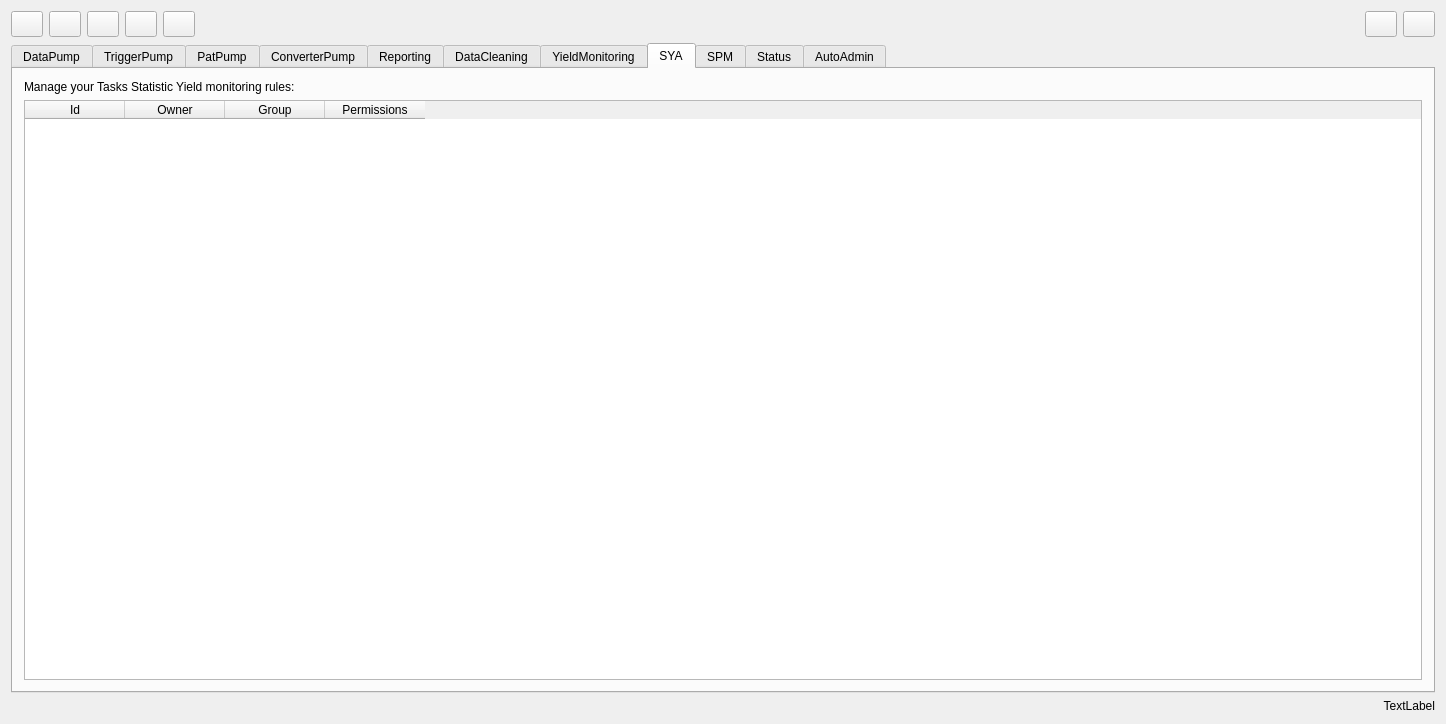
<?xml version="1.0" encoding="UTF-8"?>
<ui version="4.0">
 <class>monitor_scheduler_basedialog</class>
 <widget class="QWidget" name="monitor_scheduler_basedialog">
  <property name="geometry">
   <rect>
    <x>0</x>
    <y>0</y>
    <width>1446</width>
    <height>724</height>
   </rect>
  </property>
  <property name="sizePolicy">
   <sizepolicy hsizetype="Preferred" vsizetype="Preferred">
    <horstretch>0</horstretch>
    <verstretch>0</verstretch>
   </sizepolicy>
  </property>
  <property name="windowTitle">
   <string>Schedule: Product Yield Monitoring</string>
  </property>
  <property name="windowIcon">
   <iconset resource="gex.qrc">
    <normaloff>:/gex/icons/gex_application_48x48.png</normaloff>:/gex/icons/gex_application_48x48.png</iconset>
  </property>
  <property name="autoFillBackground">
   <bool>true</bool>
  </property>
  <layout class="QGridLayout" name="gridLayout_3">
   <item row="0" column="0">
    <layout class="QVBoxLayout" name="verticalLayout">
     <item>
      <layout class="QHBoxLayout" name="horizontalLayout_2">
       <item>
        <widget class="QPushButton" name="buttonNewTask">
         <property name="sizePolicy">
          <sizepolicy hsizetype="Fixed" vsizetype="Fixed">
           <horstretch>0</horstretch>
           <verstretch>0</verstretch>
          </sizepolicy>
         </property>
         <property name="minimumSize">
          <size>
           <width>32</width>
           <height>26</height>
          </size>
         </property>
         <property name="maximumSize">
          <size>
           <width>32</width>
           <height>26</height>
          </size>
         </property>
         <property name="toolTip">
          <string>Add new rule</string>
         </property>
         <property name="text">
          <string/>
         </property>
         <property name="icon">
          <iconset resource="../gex.qrc">
           <normaloff>:/gex/icons/script_new.png</normaloff>:/gex/icons/script_new.png</iconset>
         </property>
         <property name="iconSize">
          <size>
           <width>32</width>
           <height>32</height>
          </size>
         </property>
        </widget>
       </item>
       <item>
        <widget class="QPushButton" name="buttonTaskProperties">
         <property name="sizePolicy">
          <sizepolicy hsizetype="Fixed" vsizetype="Fixed">
           <horstretch>0</horstretch>
           <verstretch>0</verstretch>
          </sizepolicy>
         </property>
         <property name="minimumSize">
          <size>
           <width>32</width>
           <height>26</height>
          </size>
         </property>
         <property name="maximumSize">
          <size>
           <width>32</width>
           <height>26</height>
          </size>
         </property>
         <property name="focusPolicy">
          <enum>Qt::TabFocus</enum>
         </property>
         <property name="toolTip">
          <string>Edit selected rule</string>
         </property>
         <property name="text">
          <string/>
         </property>
         <property name="icon">
          <iconset resource="../gex.qrc">
           <normaloff>:/gex/icons/properties.png</normaloff>:/gex/icons/properties.png</iconset>
         </property>
         <property name="iconSize">
          <size>
           <width>32</width>
           <height>32</height>
          </size>
         </property>
        </widget>
       </item>
       <item>
        <widget class="QPushButton" name="buttonDuplicateTask">
         <property name="sizePolicy">
          <sizepolicy hsizetype="Fixed" vsizetype="Fixed">
           <horstretch>0</horstretch>
           <verstretch>0</verstretch>
          </sizepolicy>
         </property>
         <property name="minimumSize">
          <size>
           <width>32</width>
           <height>26</height>
          </size>
         </property>
         <property name="maximumSize">
          <size>
           <width>32</width>
           <height>26</height>
          </size>
         </property>
         <property name="sizeIncrement">
          <size>
           <width>32</width>
           <height>26</height>
          </size>
         </property>
         <property name="toolTip">
          <string>Duplicate selected rule...</string>
         </property>
         <property name="text">
          <string/>
         </property>
         <property name="icon">
          <iconset resource="../gex.qrc">
           <normaloff>:/gex/icons/copy.png</normaloff>:/gex/icons/copy.png</iconset>
         </property>
         <property name="iconSize">
          <size>
           <width>32</width>
           <height>32</height>
          </size>
         </property>
        </widget>
       </item>
       <item>
        <widget class="QPushButton" name="buttonRunTask">
         <property name="sizePolicy">
          <sizepolicy hsizetype="Fixed" vsizetype="Fixed">
           <horstretch>0</horstretch>
           <verstretch>0</verstretch>
          </sizepolicy>
         </property>
         <property name="minimumSize">
          <size>
           <width>32</width>
           <height>26</height>
          </size>
         </property>
         <property name="maximumSize">
          <size>
           <width>32</width>
           <height>26</height>
          </size>
         </property>
         <property name="toolTip">
          <string>Execute task now!</string>
         </property>
         <property name="text">
          <string/>
         </property>
         <property name="icon">
          <iconset resource="../gex.qrc">
           <normaloff>:/gex/icons/script_run.png</normaloff>:/gex/icons/script_run.png</iconset>
         </property>
         <property name="iconSize">
          <size>
           <width>32</width>
           <height>32</height>
          </size>
         </property>
        </widget>
       </item>
       <item>
        <widget class="QPushButton" name="buttonDeleteTask">
         <property name="sizePolicy">
          <sizepolicy hsizetype="Fixed" vsizetype="Fixed">
           <horstretch>0</horstretch>
           <verstretch>0</verstretch>
          </sizepolicy>
         </property>
         <property name="minimumSize">
          <size>
           <width>32</width>
           <height>26</height>
          </size>
         </property>
         <property name="maximumSize">
          <size>
           <width>32</width>
           <height>26</height>
          </size>
         </property>
         <property name="toolTip">
          <string>Discard selected rule</string>
         </property>
         <property name="text">
          <string/>
         </property>
         <property name="icon">
          <iconset resource="../gex.qrc">
           <normaloff>:/gex/icons/file_remove.png</normaloff>:/gex/icons/file_remove.png</iconset>
         </property>
         <property name="iconSize">
          <size>
           <width>32</width>
           <height>32</height>
          </size>
         </property>
        </widget>
       </item>
       <item>
        <spacer name="horizontalSpacerTasks">
         <property name="orientation">
          <enum>Qt::Horizontal</enum>
         </property>
         <property name="sizeHint" stdset="0">
          <size>
           <width>808</width>
           <height>23</height>
          </size>
         </property>
        </spacer>
       </item>
       <item>
        <widget class="QPushButton" name="buttonRunScheduler">
         <property name="sizePolicy">
          <sizepolicy hsizetype="Fixed" vsizetype="Fixed">
           <horstretch>0</horstretch>
           <verstretch>0</verstretch>
          </sizepolicy>
         </property>
         <property name="minimumSize">
          <size>
           <width>32</width>
           <height>26</height>
          </size>
         </property>
         <property name="maximumSize">
          <size>
           <width>32</width>
           <height>26</height>
          </size>
         </property>
         <property name="toolTip">
          <string>Run Scheduler</string>
         </property>
         <property name="text">
          <string/>
         </property>
         <property name="icon">
          <iconset resource="../gex.qrc">
           <normaloff>:/gex/icons/start_service.png</normaloff>:/gex/icons/start_service.png</iconset>
         </property>
         <property name="iconSize">
          <size>
           <width>24</width>
           <height>24</height>
          </size>
         </property>
         <property name="checkable">
          <bool>true</bool>
         </property>
        </widget>
       </item>
       <item>
        <widget class="QPushButton" name="buttonPauseScheduler">
         <property name="sizePolicy">
          <sizepolicy hsizetype="Fixed" vsizetype="Fixed">
           <horstretch>0</horstretch>
           <verstretch>0</verstretch>
          </sizepolicy>
         </property>
         <property name="minimumSize">
          <size>
           <width>32</width>
           <height>26</height>
          </size>
         </property>
         <property name="maximumSize">
          <size>
           <width>32</width>
           <height>26</height>
          </size>
         </property>
         <property name="toolTip">
          <string>Stop Scheduler</string>
         </property>
         <property name="text">
          <string/>
         </property>
         <property name="icon">
          <iconset resource="../gex.qrc">
           <normaloff>:/gex/icons/stop_service.png</normaloff>:/gex/icons/stop_service.png</iconset>
         </property>
         <property name="iconSize">
          <size>
           <width>32</width>
           <height>32</height>
          </size>
         </property>
         <property name="checkable">
          <bool>true</bool>
         </property>
        </widget>
       </item>
      </layout>
     </item>
     <item>
      <widget class="QTabWidget" name="tabWidget">
       <property name="font">
        <font>
         <weight>50</weight>
         <italic>false</italic>
         <bold>false</bold>
         <underline>false</underline>
         <strikeout>false</strikeout>
         <stylestrategy>PreferDefault</stylestrategy>
         <kerning>true</kerning>
        </font>
       </property>
       <property name="mouseTracking">
        <bool>false</bool>
       </property>
       <property name="currentIndex">
        <number>7</number>
       </property>
       <property name="elideMode">
        <enum>Qt::ElideRight</enum>
       </property>
       <widget class="QWidget" name="tabTasksDataPump">
        <attribute name="icon">
         <iconset resource="../gex.qrc">
          <normaloff>:/gex/icons/folder_insertion.png</normaloff>:/gex/icons/folder_insertion.png</iconset>
        </attribute>
        <attribute name="title">
         <string>DataPump</string>
        </attribute>
        <attribute name="toolTip">
         <string>Create monitoring tasks datapump</string>
        </attribute>
        <layout class="QGridLayout" name="gridLayoutDataPump">
         <item row="0" column="0">
          <widget class="QLabel" name="textLabelTasksDataPump">
           <property name="maximumSize">
            <size>
             <width>32767</width>
             <height>32767</height>
            </size>
           </property>
           <property name="text">
            <string>Manage your Tasks DataPump monitoring rules:</string>
           </property>
           <property name="alignment">
            <set>Qt::AlignVCenter</set>
           </property>
           <property name="wordWrap">
            <bool>true</bool>
           </property>
          </widget>
         </item>
         <item row="1" column="0">
          <widget class="QTableWidget" name="tableWidgetTasksListDataPump">
           <property name="styleSheet">
            <string notr="true">selection-background-color: rgb(222, 222, 222);</string>
           </property>
           <property name="selectionMode">
            <enum>QAbstractItemView::SingleSelection</enum>
           </property>
           <property name="selectionBehavior">
            <enum>QAbstractItemView::SelectRows</enum>
           </property>
           <column>
            <property name="text">
             <string>Id</string>
            </property>
           </column>
           <column>
            <property name="text">
             <string>Owner</string>
            </property>
           </column>
           <column>
            <property name="text">
             <string>Group</string>
            </property>
           </column>
           <column>
            <property name="text">
             <string>Permissions</string>
            </property>
           </column>
          </widget>
         </item>
        </layout>
       </widget>
       <widget class="QWidget" name="tabTasksTriggerSya">
        <attribute name="icon">
         <iconset resource="../gex.qrc">
          <normaloff>:/gex/icons/folder_script.png</normaloff>:/gex/icons/folder_script.png</iconset>
        </attribute>
        <attribute name="title">
         <string>TriggerPump</string>
        </attribute>
        <attribute name="toolTip">
         <string>Create SYA trigger tasks datapump</string>
        </attribute>
        <layout class="QGridLayout" name="gridLayoutTriggerSya">
         <item row="0" column="0">
          <widget class="QLabel" name="textLabelTasksTriggerSya">
           <property name="maximumSize">
            <size>
             <width>32767</width>
             <height>32767</height>
            </size>
           </property>
           <property name="text">
            <string>Manage your Tasks SYA Trigger monitoring rules:</string>
           </property>
           <property name="alignment">
            <set>Qt::AlignVCenter</set>
           </property>
           <property name="wordWrap">
            <bool>true</bool>
           </property>
          </widget>
         </item>
         <item row="1" column="0">
          <widget class="QTableWidget" name="tableWidgetTasksListTriggerSya">
           <property name="styleSheet">
            <string notr="true">selection-background-color: rgb(222, 222, 222);</string>
           </property>
           <property name="selectionMode">
            <enum>QAbstractItemView::SingleSelection</enum>
           </property>
           <property name="selectionBehavior">
            <enum>QAbstractItemView::SelectRows</enum>
           </property>
           <column>
            <property name="text">
             <string>Id</string>
            </property>
           </column>
           <column>
            <property name="text">
             <string>Owner</string>
            </property>
           </column>
           <column>
            <property name="text">
             <string>Group</string>
            </property>
           </column>
           <column>
            <property name="text">
             <string>Permissions</string>
            </property>
           </column>
          </widget>
         </item>
        </layout>
       </widget>
       <widget class="QWidget" name="tabTasksTriggerPat">
        <attribute name="icon">
         <iconset resource="../gex.qrc">
          <normaloff>:/gex/icons/folder_script.png</normaloff>:/gex/icons/folder_script.png</iconset>
        </attribute>
        <attribute name="title">
         <string>PatPump</string>
        </attribute>
        <attribute name="toolTip">
         <string>Create Pat trigger tasks datapump</string>
        </attribute>
        <layout class="QGridLayout" name="gridLayoutTriggerPat">
         <item row="0" column="0">
          <widget class="QLabel" name="textLabelTasksTriggerPat">
           <property name="maximumSize">
            <size>
             <width>32767</width>
             <height>32767</height>
            </size>
           </property>
           <property name="text">
            <string>Manage your Tasks Pat Trigger monitoring rules:</string>
           </property>
           <property name="alignment">
            <set>Qt::AlignVCenter</set>
           </property>
           <property name="wordWrap">
            <bool>true</bool>
           </property>
          </widget>
         </item>
         <item row="1" column="0">
          <widget class="QTableWidget" name="tableWidgetTasksListTriggerPat">
           <property name="styleSheet">
            <string notr="true">selection-background-color: rgb(222, 222, 222);</string>
           </property>
           <property name="selectionMode">
            <enum>QAbstractItemView::SingleSelection</enum>
           </property>
           <property name="selectionBehavior">
            <enum>QAbstractItemView::SelectRows</enum>
           </property>
           <column>
            <property name="text">
             <string>Id</string>
            </property>
           </column>
           <column>
            <property name="text">
             <string>Owner</string>
            </property>
           </column>
           <column>
            <property name="text">
             <string>Group</string>
            </property>
           </column>
           <column>
            <property name="text">
             <string>Permissions</string>
            </property>
           </column>
          </widget>
         </item>
        </layout>
       </widget>
       <widget class="QWidget" name="tabTasksConverter">
        <attribute name="icon">
         <iconset resource="../gex.qrc">
          <normaloff>:/gex/icons/folder_convert.png</normaloff>:/gex/icons/folder_convert.png</iconset>
        </attribute>
        <attribute name="title">
         <string>ConverterPump</string>
        </attribute>
        <attribute name="toolTip">
         <string>Create monitoring tasks Converter</string>
        </attribute>
        <layout class="QGridLayout" name="gridLayoutConverter">
         <item row="0" column="0">
          <widget class="QLabel" name="textLabelTasksConverter">
           <property name="maximumSize">
            <size>
             <width>32767</width>
             <height>32767</height>
            </size>
           </property>
           <property name="text">
            <string>Manage your Tasks Converter monitoring rules:</string>
           </property>
           <property name="alignment">
            <set>Qt::AlignVCenter</set>
           </property>
           <property name="wordWrap">
            <bool>true</bool>
           </property>
          </widget>
         </item>
         <item row="1" column="0">
          <widget class="QTableWidget" name="tableWidgetTasksListConverter">
           <property name="styleSheet">
            <string notr="true">selection-background-color: rgb(222, 222, 222);</string>
           </property>
           <property name="selectionMode">
            <enum>QAbstractItemView::SingleSelection</enum>
           </property>
           <property name="selectionBehavior">
            <enum>QAbstractItemView::SelectRows</enum>
           </property>
           <column>
            <property name="text">
             <string>Id</string>
            </property>
           </column>
           <column>
            <property name="text">
             <string>Owner</string>
            </property>
           </column>
           <column>
            <property name="text">
             <string>Group</string>
            </property>
           </column>
           <column>
            <property name="text">
             <string>Permissions</string>
            </property>
           </column>
          </widget>
         </item>
        </layout>
       </widget>
       <widget class="QWidget" name="tabTasksReporting">
        <attribute name="icon">
         <iconset resource="../gex.qrc">
          <normaloff>:/gex/icons/reporting_task.png</normaloff>:/gex/icons/reporting_task.png</iconset>
        </attribute>
        <attribute name="title">
         <string>Reporting</string>
        </attribute>
        <attribute name="toolTip">
         <string>Create monitoring tasks Reporting</string>
        </attribute>
        <layout class="QGridLayout" name="gridLayoutReporting">
         <item row="0" column="0">
          <widget class="QLabel" name="textLabelTasksReporting">
           <property name="maximumSize">
            <size>
             <width>32767</width>
             <height>32767</height>
            </size>
           </property>
           <property name="text">
            <string>Manage your Tasks Reporting monitoring rules:</string>
           </property>
           <property name="alignment">
            <set>Qt::AlignVCenter</set>
           </property>
           <property name="wordWrap">
            <bool>true</bool>
           </property>
          </widget>
         </item>
         <item row="1" column="0">
          <widget class="QTableWidget" name="tableWidgetTasksListReporting">
           <property name="styleSheet">
            <string notr="true">selection-background-color: rgb(222, 222, 222);</string>
           </property>
           <property name="selectionMode">
            <enum>QAbstractItemView::SingleSelection</enum>
           </property>
           <property name="selectionBehavior">
            <enum>QAbstractItemView::SelectRows</enum>
           </property>
           <column>
            <property name="text">
             <string>Id</string>
            </property>
           </column>
           <column>
            <property name="text">
             <string>Owner</string>
            </property>
           </column>
           <column>
            <property name="text">
             <string>Group</string>
            </property>
           </column>
           <column>
            <property name="text">
             <string>Permissions</string>
            </property>
           </column>
          </widget>
         </item>
        </layout>
       </widget>
       <widget class="QWidget" name="tabTasksOutlierRemoval">
        <attribute name="icon">
         <iconset resource="../gex.qrc">
          <normaloff>:/gex/icons/options_outlier.png</normaloff>:/gex/icons/options_outlier.png</iconset>
        </attribute>
        <attribute name="title">
         <string>DataCleaning</string>
        </attribute>
        <attribute name="toolTip">
         <string>Create monitoring tasks Removing Data Points</string>
        </attribute>
        <layout class="QGridLayout" name="gridLayoutOutlierRemoval">
         <item row="0" column="0">
          <widget class="QLabel" name="textLabelTasksOutlierRemoval">
           <property name="maximumSize">
            <size>
             <width>32767</width>
             <height>32767</height>
            </size>
           </property>
           <property name="text">
            <string>Manage your Tasks DataCleaning monitoring rules:</string>
           </property>
           <property name="alignment">
            <set>Qt::AlignVCenter</set>
           </property>
           <property name="wordWrap">
            <bool>true</bool>
           </property>
          </widget>
         </item>
         <item row="1" column="0">
          <widget class="QTableWidget" name="tableWidgetTasksListOutlierRemoval">
           <property name="styleSheet">
            <string notr="true">selection-background-color: rgb(222, 222, 222);</string>
           </property>
           <property name="selectionMode">
            <enum>QAbstractItemView::SingleSelection</enum>
           </property>
           <property name="selectionBehavior">
            <enum>QAbstractItemView::SelectRows</enum>
           </property>
           <column>
            <property name="text">
             <string>Id</string>
            </property>
           </column>
           <column>
            <property name="text">
             <string>Owner</string>
            </property>
           </column>
           <column>
            <property name="text">
             <string>Group</string>
            </property>
           </column>
           <column>
            <property name="text">
             <string>Permissions</string>
            </property>
           </column>
          </widget>
         </item>
        </layout>
       </widget>
       <widget class="QWidget" name="tabTasksYield">
        <attribute name="icon">
         <iconset resource="../gex.qrc">
          <normaloff>:/gex/icons/mo_yield_monitoring.png</normaloff>:/gex/icons/mo_yield_monitoring.png</iconset>
        </attribute>
        <attribute name="title">
         <string>YieldMonitoring</string>
        </attribute>
        <attribute name="toolTip">
         <string>Create Yield Limits Monitoring on given products</string>
        </attribute>
        <layout class="QGridLayout" name="gridLayout">
         <item row="0" column="0">
          <widget class="QLabel" name="textLabelTasksYield">
           <property name="maximumSize">
            <size>
             <width>32767</width>
             <height>32767</height>
            </size>
           </property>
           <property name="text">
            <string>Manage your Tasks Yield monitoring rules:</string>
           </property>
           <property name="alignment">
            <set>Qt::AlignVCenter</set>
           </property>
           <property name="wordWrap">
            <bool>true</bool>
           </property>
          </widget>
         </item>
         <item row="1" column="0">
          <widget class="QTableWidget" name="tableWidgetTasksListYieldLimits">
           <property name="styleSheet">
            <string notr="true">selection-background-color: rgb(222, 222, 222);</string>
           </property>
           <property name="selectionMode">
            <enum>QAbstractItemView::SingleSelection</enum>
           </property>
           <property name="selectionBehavior">
            <enum>QAbstractItemView::SelectRows</enum>
           </property>
           <column>
            <property name="text">
             <string>Id</string>
            </property>
           </column>
           <column>
            <property name="text">
             <string>Owner</string>
            </property>
           </column>
           <column>
            <property name="text">
             <string>Group</string>
            </property>
           </column>
           <column>
            <property name="text">
             <string>Permissions</string>
            </property>
           </column>
          </widget>
         </item>
        </layout>
       </widget>
       <widget class="QWidget" name="tabTasksSya">
        <attribute name="icon">
         <iconset resource="../gex.qrc">
          <normaloff>:/gex/icons/sya_task.png</normaloff>:/gex/icons/sya_task.png</iconset>
        </attribute>
        <attribute name="title">
         <string>SYA</string>
        </attribute>
        <attribute name="toolTip">
         <string>Create Statistic Yield Monitoring on given products</string>
        </attribute>
        <layout class="QGridLayout" name="gridLayout_4">
         <item row="0" column="0">
          <widget class="QLabel" name="textLabelTasksYieldSYA">
           <property name="maximumSize">
            <size>
             <width>32767</width>
             <height>32767</height>
            </size>
           </property>
           <property name="text">
            <string>Manage your Tasks Statistic Yield monitoring rules:</string>
           </property>
           <property name="alignment">
            <set>Qt::AlignVCenter</set>
           </property>
           <property name="wordWrap">
            <bool>true</bool>
           </property>
          </widget>
         </item>
         <item row="1" column="0">
          <widget class="QTableWidget" name="tableWidgetTasksListSYA_2">
           <property name="styleSheet">
            <string notr="true">selection-background-color: rgb(222, 222, 222);</string>
           </property>
           <property name="selectionMode">
            <enum>QAbstractItemView::SingleSelection</enum>
           </property>
           <property name="selectionBehavior">
            <enum>QAbstractItemView::SelectRows</enum>
           </property>
           <column>
            <property name="text">
             <string>Id</string>
            </property>
           </column>
           <column>
            <property name="text">
             <string>Owner</string>
            </property>
           </column>
           <column>
            <property name="text">
             <string>Group</string>
            </property>
           </column>
           <column>
            <property name="text">
             <string>Permissions</string>
            </property>
           </column>
          </widget>
         </item>
        </layout>
       </widget>
       <widget class="QWidget" name="tabTasksSpm">
        <attribute name="icon">
         <iconset resource="../gex.qrc">
          <normaloff>:/gex/icons/spm_task.png</normaloff>:/gex/icons/spm_task.png</iconset>
        </attribute>
        <attribute name="title">
         <string>SPM</string>
        </attribute>
        <attribute name="toolTip">
         <string>Create Statistical Parametric Monitoring on given products</string>
        </attribute>
        <layout class="QGridLayout" name="gridLayout_2">
         <item row="0" column="0">
          <widget class="QLabel" name="textLabelTasksSpm">
           <property name="maximumSize">
            <size>
             <width>32767</width>
             <height>32767</height>
            </size>
           </property>
           <property name="text">
            <string>Manage your SPM tasks:</string>
           </property>
           <property name="alignment">
            <set>Qt::AlignVCenter</set>
           </property>
           <property name="wordWrap">
            <bool>true</bool>
           </property>
          </widget>
         </item>
         <item row="1" column="0">
          <widget class="QTableWidget" name="tableWidgetTasksListSPM">
           <property name="styleSheet">
            <string notr="true">selection-background-color: rgb(222, 222, 222);</string>
           </property>
           <property name="selectionMode">
            <enum>QAbstractItemView::SingleSelection</enum>
           </property>
           <property name="selectionBehavior">
            <enum>QAbstractItemView::SelectRows</enum>
           </property>
           <column>
            <property name="text">
             <string>Id</string>
            </property>
           </column>
           <column>
            <property name="text">
             <string>Owner</string>
            </property>
           </column>
           <column>
            <property name="text">
             <string>Group</string>
            </property>
           </column>
           <column>
            <property name="text">
             <string>Permissions</string>
            </property>
           </column>
          </widget>
         </item>
        </layout>
       </widget>
       <widget class="QWidget" name="tabTasksStatus">
        <attribute name="icon">
         <iconset resource="../gex.qrc">
          <normaloff>:/gex/icons/options_datalog.png</normaloff>:/gex/icons/options_datalog.png</iconset>
        </attribute>
        <attribute name="title">
         <string>Status</string>
        </attribute>
        <attribute name="toolTip">
         <string>Create Manufacturing/test Live Status</string>
        </attribute>
        <layout class="QGridLayout" name="gridLayoutStatus">
         <item row="0" column="0">
          <widget class="QLabel" name="textLabelTasksStatus">
           <property name="maximumSize">
            <size>
             <width>32767</width>
             <height>32767</height>
            </size>
           </property>
           <property name="text">
            <string>Manage your Tasks Intranet Web site:</string>
           </property>
           <property name="alignment">
            <set>Qt::AlignVCenter</set>
           </property>
           <property name="wordWrap">
            <bool>true</bool>
           </property>
          </widget>
         </item>
         <item row="1" column="0">
          <widget class="QTableWidget" name="tableWidgetTasksListStatus">
           <property name="styleSheet">
            <string notr="true">selection-background-color: rgb(222, 222, 222);</string>
           </property>
           <property name="selectionMode">
            <enum>QAbstractItemView::SingleSelection</enum>
           </property>
           <property name="selectionBehavior">
            <enum>QAbstractItemView::SelectRows</enum>
           </property>
           <column>
            <property name="text">
             <string>Id</string>
            </property>
           </column>
           <column>
            <property name="text">
             <string>Owner</string>
            </property>
           </column>
           <column>
            <property name="text">
             <string>Group</string>
            </property>
           </column>
           <column>
            <property name="text">
             <string>Permissions</string>
            </property>
           </column>
          </widget>
         </item>
        </layout>
       </widget>
       <widget class="QWidget" name="tabTasksAutoAdmin">
        <attribute name="icon">
         <iconset resource="../gex.qrc">
          <normaloff>:/gex/icons/mo_admin_report.png</normaloff>:/gex/icons/mo_admin_report.png</iconset>
        </attribute>
        <attribute name="title">
         <string>AutoAdmin</string>
        </attribute>
        <attribute name="toolTip">
         <string>Define the daily Auto-Admin settings</string>
        </attribute>
        <layout class="QGridLayout" name="gridLayoutAutoAdmin">
         <item row="0" column="0">
          <widget class="QLabel" name="textLabelTasksAutoAdmin">
           <property name="maximumSize">
            <size>
             <width>32767</width>
             <height>32767</height>
            </size>
           </property>
           <property name="text">
            <string>Manage your Auto-Admin tasks:</string>
           </property>
           <property name="alignment">
            <set>Qt::AlignVCenter</set>
           </property>
           <property name="wordWrap">
            <bool>true</bool>
           </property>
          </widget>
         </item>
         <item row="1" column="0">
          <widget class="QTableWidget" name="tableWidgetTasksListAutoAdmin">
           <property name="styleSheet">
            <string notr="true">selection-background-color: rgb(222, 222, 222);</string>
           </property>
           <property name="selectionMode">
            <enum>QAbstractItemView::SingleSelection</enum>
           </property>
           <property name="selectionBehavior">
            <enum>QAbstractItemView::SelectRows</enum>
           </property>
           <column>
            <property name="text">
             <string>Id</string>
            </property>
           </column>
           <column>
            <property name="text">
             <string>Owner</string>
            </property>
           </column>
           <column>
            <property name="text">
             <string>Group</string>
            </property>
           </column>
           <column>
            <property name="text">
             <string>Permissions</string>
            </property>
           </column>
          </widget>
         </item>
        </layout>
       </widget>
      </widget>
     </item>
     <item>
      <widget class="QLabel" name="textLabelScheduler">
       <property name="text">
        <string>TextLabel</string>
       </property>
       <property name="alignment">
        <set>Qt::AlignRight|Qt::AlignTrailing|Qt::AlignVCenter</set>
       </property>
      </widget>
     </item>
    </layout>
   </item>
  </layout>
 </widget>
 <layoutdefault spacing="6" margin="11"/>
 <resources>
  <include location="../gex.qrc"/>
 </resources>
 <connections/>
</ui>
